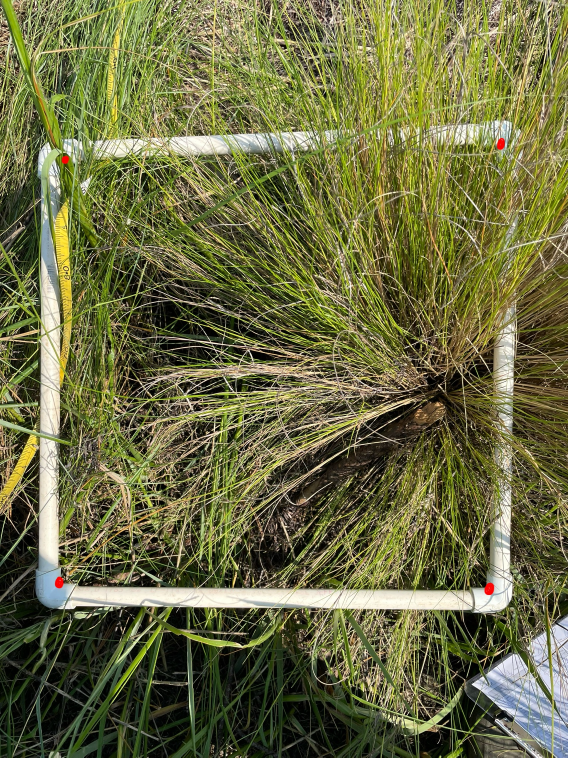
#> input picture Data/Capt. Sinclair/CS01_HIGH0_21JULY2022_red2.jpg, 1704 x 2272 px (shown at 1/3 size); its folder holds 5 pictures in this run
$ python OpenCV_Crop_red.py
#> lines starting #> are read from the running program, lines starting #| are printed output that depends on the picture; after the words box and inside, x2 and y2 are one past the last pixel; in counts of white or black regions, pixels touching at a corner belong together
import os
import cv2
import numpy as np

filename = "CS01_HIGH0_21JULY2022_red2"
image_path = f"./Data/Capt. Sinclair/{filename}.jpg"
img = cv2.imread(image_path)
#> img is the input picture: shape (2272, 1704, 3); mean B, G, R 66, 107.6, 106.6
original = img.copy()

hsv = cv2.cvtColor(img, cv2.COLOR_BGR2HSV)
#> hsv: shape (2272, 1704, 3); mean H, S, V 33.1, 135.6, 112.1

# red color ranges
lower_red1 = np.array([0, 150, 150])
upper_red1 = np.array([6, 255, 255])
lower_red2 = np.array([174, 150, 150])
upper_red2 = np.array([180, 255, 255])

mask1 = cv2.inRange(hsv, lower_red1, upper_red1)
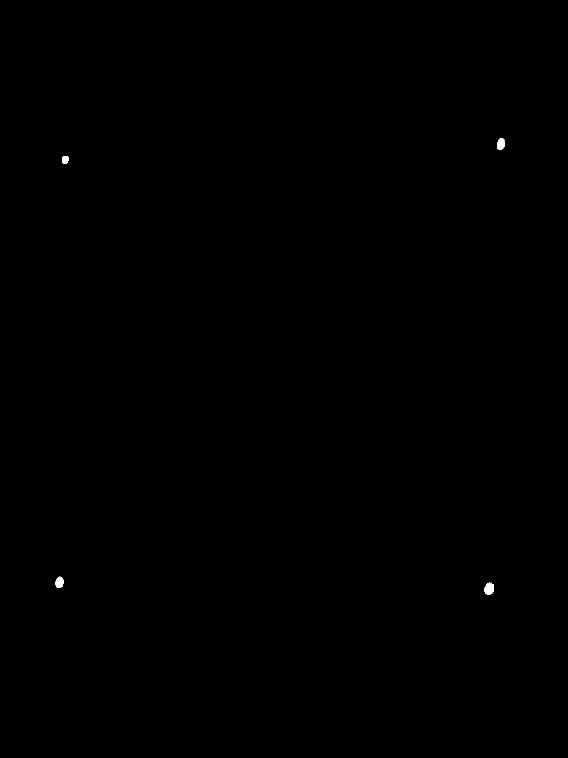
#> mask1: shape (2272, 1704) (shown at 1/3 size); 0.06% white; 5 white regions (1 under 20 px), largest, box (x1, y1, x2, y2) and area: (1454, 1748, 1482, 1785) 745, (1491, 414, 1514, 449) 598, (166, 1730, 191, 1764) 553, (186, 468, 206, 492) 383
mask2 = cv2.inRange(hsv, lower_red2, upper_red2)
#> mask2: shape (2272, 1704); 0.01% white in thin lines or dots, all inside (x1, y1, x2, y2) = (165, 414, 1514, 1785)
red_mask = cv2.bitwise_or(mask1, mask2)
#> red_mask: shape (2272, 1704); 0.07% white; 4 white regions, box (x1, y1, x2, y2) and area: (1454, 1748, 1482, 1785) 852, (165, 1730, 191, 1765) 693, (1491, 414, 1514, 449) 644, (186, 468, 206, 492) 386

cv2.imshow("Red Mask (raw)", red_mask)
cv2.waitKey(0)

kernel = cv2.getStructuringElement(cv2.MORPH_ELLIPSE, (3, 3))
red_mask = cv2.morphologyEx(red_mask, cv2.MORPH_OPEN, kernel)
red_mask = cv2.morphologyEx(red_mask, cv2.MORPH_CLOSE, kernel)
#> red_mask: shape (2272, 1704); 0.07% white; 4 white regions

cv2.imshow("Red Dots Mask", red_mask)
cv2.waitKey(0)

contours, x = cv2.findContours(red_mask, cv2.RETR_EXTERNAL, cv2.CHAIN_APPROX_SIMPLE)
#> contours = 4 contours; box (x1, y1, x2, y2) and area: (1454, 1748, 1482, 1785) 804, (165, 1730, 191, 1765) 654, (1491, 414, 1514, 449) 603, (186, 468, 206, 492) 354; x = [[1, -1, -1, -1], [2, 0, -1, -1], [3, 1, -1, -1], [-1, 2, -1, -1]]

filtered = []

for c in contours:
    area = cv2.contourArea(c)
    if area < 150:      # <-- increase from 100
        continue
    perimeter = cv2.arcLength(c, True)
    if perimeter == 0:
        continue
    circularity = 4 * np.pi * area / (perimeter * perimeter)
    if circularity < 0.4:  # noise and line fragments fail this
        continue
    filtered.append(c)
#> this loop made 4 passes
#> (area, perimeter, circularity) on passes 1 to 4: (803.5, 107.8, 0.868), (653.5, 98.67, 0.844), (353.5, 71.7, 0.864), (603, 95.6, 0.829)
#> after the loop, filtered has the same summary as contours

contours = filtered

if len(contours) > 4:
    contours = sorted(contours, key=cv2.contourArea, reverse=True)[:4]

if len(contours) != 4:
    raise RuntimeError(f"Expected 4 red dots, found {len(contours)}")

if len(contours) < 4:
    raise RuntimeError(f"Expected 4 red dots, found {len(contours)}")

centers = []

# get the centers of the red dots
for c in contours:
    M = cv2.moments(c)
    if M["m00"] == 0:               # area of the contour
        continue
    cx = int(M["m10"] / M["m00"])   # sum of x coordinates weighted by area
    cy = int(M["m01"] / M["m00"])   # sum of y coordinates weighted by area
    centers.append([cx, cy])
#> this loop made 4 passes
#> (cx, cy) on passes 1 to 4: (1467, 1766), (177, 1747), (195, 478), (1502, 431)
#> after the loop, centers = [[1467, 1766], [177, 1747], [195, 478], [1502, 431]]

centers = np.array(centers, dtype=np.float32)

# keep the 4 largest dots if extra red dots exist
if len(centers) > 4:
    contours_sorted = sorted(contours, key=cv2.contourArea, reverse=True)[:4]
    centers = []
    for c in contours_sorted:
        M = cv2.moments(c)
        centers.append([
            int(M["m10"]/M["m00"]),
            int(M["m01"]/M["m00"])
        ])
    centers = np.array(centers, dtype=np.float32)

debug = img.copy()
for (x, y) in centers:
    cv2.circle(debug, (int(x), int(y)), 10, (0,255,0), -1)
#> this loop made 4 passes
#> debug: shape (2272, 1704, 3); 0.03% of pixels changed, all inside (x1, y1, x2, y2) = (167, 421, 1513, 1777)

cv2.imshow("Detected Corner Dots", debug)
cv2.waitKey(0)

def order_points(pts):
    rect = np.zeros((4,2), dtype="float32")
    s = pts.sum(axis=1)
#> s = [3233, 1924, 673, 1933]
    diff = np.diff(pts, axis=1)
#> diff = [299, 1570, 283, -1071]
    rect[0] = pts[np.argmin(s)]    # top-left
    rect[2] = pts[np.argmax(s)]    # bottom-right
    rect[1] = pts[np.argmin(diff)] # top-right
    rect[3] = pts[np.argmax(diff)] # bottom-left
    return rect

rect = order_points(centers)
#> rect = [[195, 478], [1502, 431], [1467, 1766], [177, 1747]]

# Draw red lines connecting the quadrat corners
outlined = original.copy()

for i in range(4):
    p1 = tuple(rect[i].astype(int))
    p2 = tuple(rect[(i + 1) % 4].astype(int))  # wraps last → first
    cv2.line(outlined, p1, p2, (0, 0, 255), 4)
#> this loop made 4 passes
#> (p1, p2) on passes 1 to 4: ((195, 478), (1502, 431)), ((1502, 431), (1467, 1766)), ((1467, 1766), (177, 1747)), ((177, 1747), (195, 478))
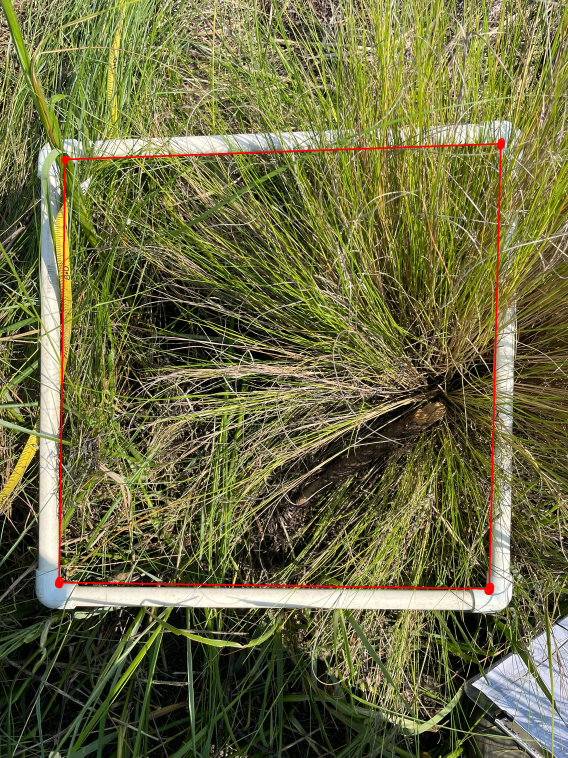
#> outlined: shape (2272, 1704, 3) (shown at 1/3 size); 0.67% of pixels changed, all inside (x1, y1, x2, y2) = (175, 429, 1505, 1769)

# Optional: draw corner dots on top
for (x, y) in rect:
    cv2.circle(outlined, (int(x), int(y)), 8, (0, 255, 0), -1)
#> this loop made 4 passes
#> outlined: shape (2272, 1704, 3); 0.02% of pixels changed, all inside (x1, y1, x2, y2) = (169, 423, 1511, 1775)

cv2.imshow("Quadrat Outline", outlined)
cv2.waitKey(0)

# Save context image
os.makedirs("./Data/Context", exist_ok=True)
out_path = f"./Data/Context/{filename}_context.jpg"
cv2.imwrite(out_path, outlined)
print(f"Saved context image to {out_path}")


widthA = np.linalg.norm(rect[2] - rect[3])
#> widthA = 1290.1
widthB = np.linalg.norm(rect[1] - rect[0])
#> widthB = 1307.8
maxWidth = int(max(widthA, widthB))
#> maxWidth = 1307

heightA = np.linalg.norm(rect[1] - rect[2])
#> heightA = 1335.5
heightB = np.linalg.norm(rect[0] - rect[3])
#> heightB = 1269.1
maxHeight = int(max(heightA, heightB))
#> maxHeight = 1335

dst = np.array([
    [0, 0],
    [maxWidth - 1, 0],
    [maxWidth - 1, maxHeight - 1],
    [0, maxHeight - 1]
], dtype="float32")
#> dst = [[0, 0], [1306, 0], [1306, 1334], [0, 1334]]

M = cv2.getPerspectiveTransform(rect, dst)
#> M = [[1.06, 0.015, -213], [0.0375, 1.04, -506], [3.98e-05, -8.68e-06, 1]]
warped = cv2.warpPerspective(original, M, (maxWidth, maxHeight))
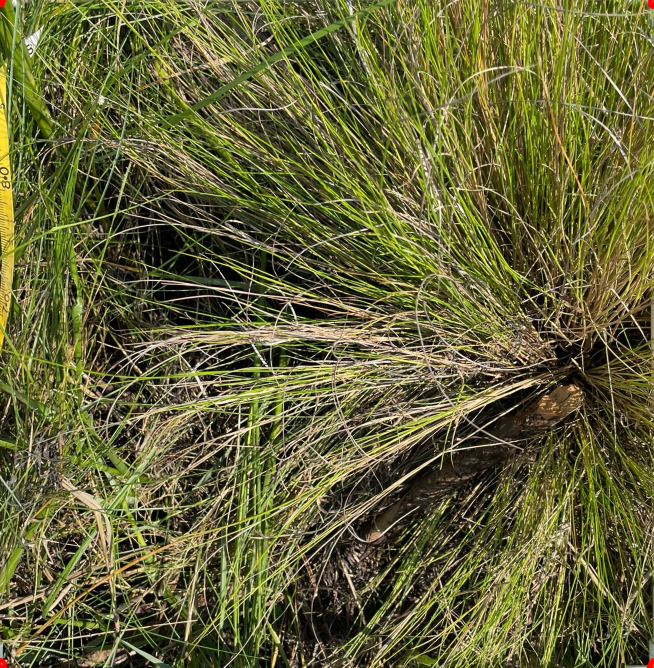
#> warped: shape (1335, 1307, 3) (shown at 1/2 size); mean B, G, R 54.9, 99.1, 100.3

cv2.imshow("Warped Quadrat", warped)
cv2.waitKey(0)
cv2.destroyAllWindows()

# Save cropped image
os.makedirs("./Data/Cropped", exist_ok=True)
out_path = f"./Data/Cropped/{filename}_cropped.jpg"
cv2.imwrite(out_path, warped)
print(f"Saved cropped image to {out_path}")
